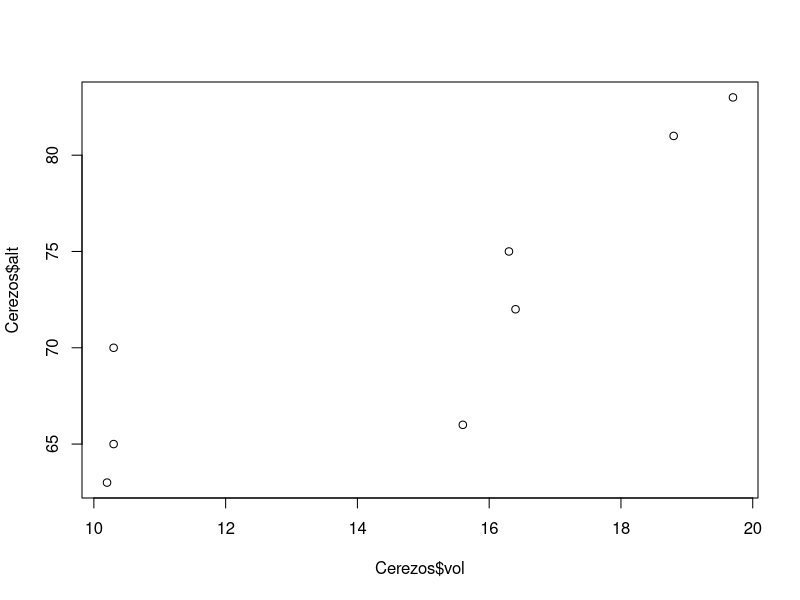

Recreate this plot in R.
# La siguiente tabla recoge informacion sobre el diametro (en pulgadas), 
# la altura (en pies) y el volumen (en pies cubicos) del tronco de 
# distintos cerezos en una determinada region

#########################
# Crear un data frame de nombre Cerezos que almacene los datos de los arboles


diam <- c(8.3, 8.6, 8.8, 10.5, 10.5, 10.8, 11.0, 11.0)

alt <- c(70, 65, 63, 72, 81, 83, 66, 75)

vol <- c(10.3, 10.3, 10.2, 16.4, 18.8, 19.7, 15.6, 16.3)

Cerezos <- data.frame(diam, alt, vol)

Cerezos

#########################
# Dibujar el diagrama de dispersion de las variables altura y volumen 
# y determinar si puede existir una cierta relacion lineal entre ambas

plot(Cerezos$vol, Cerezos$alt)

# En el grafico se aprecia un cierto patron lineal entre las variables, 
# aunque esto debe confirmarse mediante metodos analiticos.

#########################
# ¿Cual es la recta de regresion lineal simple que considera a la altura 
# como variable dependiente y al volumen como variable independiente? 
# Interpreta los parametros de esa recta.

reg_lin <- lm(formula = alt ~ vol, data = Cerezos)
reg_lin

# La recta de regresiÃ³n lineal simple es
# alt = 48.336 + 1.601 * vol

# Los dos parametros de la recta se interpretan del siguiente modo: 
# 48.336 es la altura esperada para un cerezo que tiene un volumen 
# de 0 pies cubicos. Por otra parte, por cada pie cubico de incremento 
# en el volumen del tronco del cerezo, se espera un aumento en su altura de 1.601 pies.

#########################
# ¿Son significativos estos parametros? 
# ¿Que puede decirse del ajuste del modelo a los datos?

summary(reg_lin)

# Considerando un nivel de significacion del 5%, ambos parametros 
# son significativamente distintos de 0, ya que los p-valores 
# asociados a los contrastes t de Student de los dos parÃ¡metros son inferiores a 0.05.

# El ajuste del modelo a los datos es aceptable, ya que el valor de RÂ² es de 0.7206.

#########################
# ¿Cual es la correlacion lineal de Pearson entre ambas variables? 
# ¿Es significativa?
  
cor(Cerezos$vol, Cerezos$alt)# El coeficiente de correlacion lineal de Pearson entre las 
# dos variables es de 0.8488805.

cor.test(Cerezos$vol, Cerezos$alt)

# Con un p-valor de 0.00768 < 0.05, rechazamos la hipotesis de que el 
# coeficiente de correlacion lineal de Pearson entre ambas 
# variables pueda considerarse 0.

#########################
# ¿Cual es la recta de regresion lineal si se considera 
# tambien como variable independiente el diametro?

reg_lin2 <- lm(formula = alt ~ vol + diam)
reg_lin2

# alt = 85.340 + 3.231 * vol - 6.135 * diam
  
